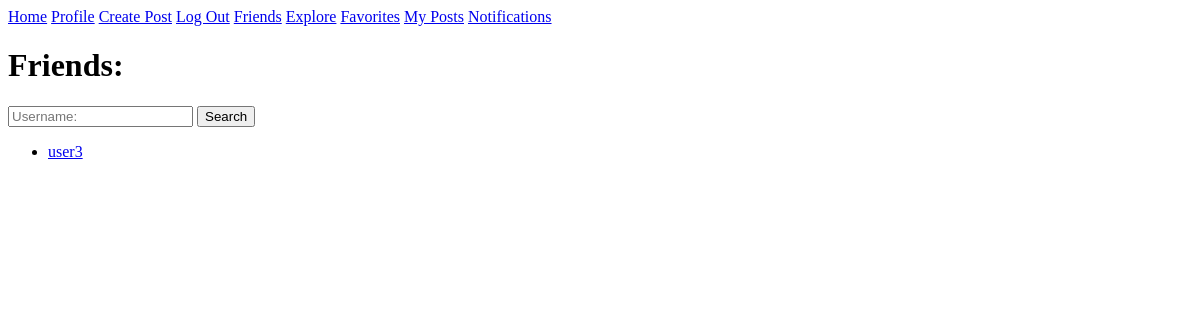
Page /friends (signed in) on the earlier database version.
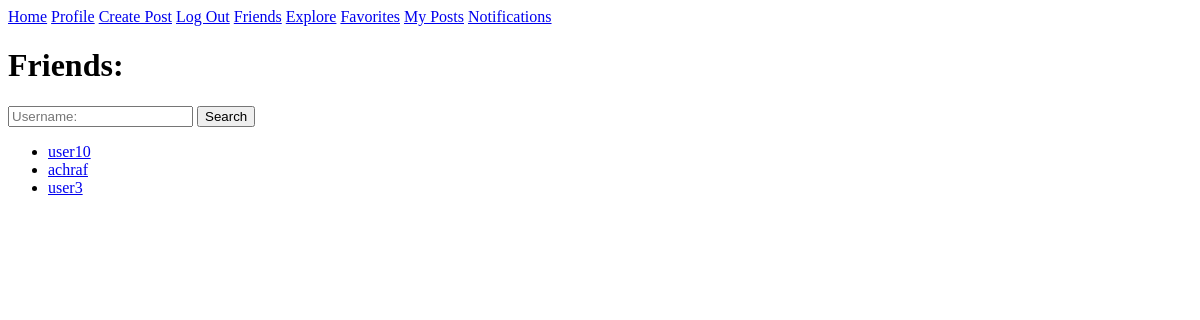
Same page on the later database version.
### scholar/models.py (models this page shows)
class User(AbstractUser):
    pass

### scholar/views.py (the view)
# urls.py: path('friends', views.view_friends, name='friends'),
@login_required(login_url='login')
def view_friends(request):
    friends = request.user.user_profile.friends.all()
    return render(request, 'scholar/view_friends.html', {
        "friends": friends
    })

### scholar/templates/scholar/view_friends.html (shortened to what this page needs)
{% extends 'scholar/layout.html' %}
{% block body %}
<h1>Friends:</h1>
<form action="{% url 'search_friends'%}" method="post">
    <input type="text" placeholder="Username:" autofocus autocomplete="off" name="username">
    <button type="submit">Search</button>
</form>
<ul>
    {% for friend in friends %}
    <li><a href="{% url 'friend_profile' friend.id %}">{{friend.username}}</a></li>
    {% empty %}
    Sorry you dont have friends :/
    {% endfor %}
</ul>
{% endblock %}

Differences in the rows shown:
now on this page (row edited): User: username "user10"
now on this page (row edited): User: username "achraf"
